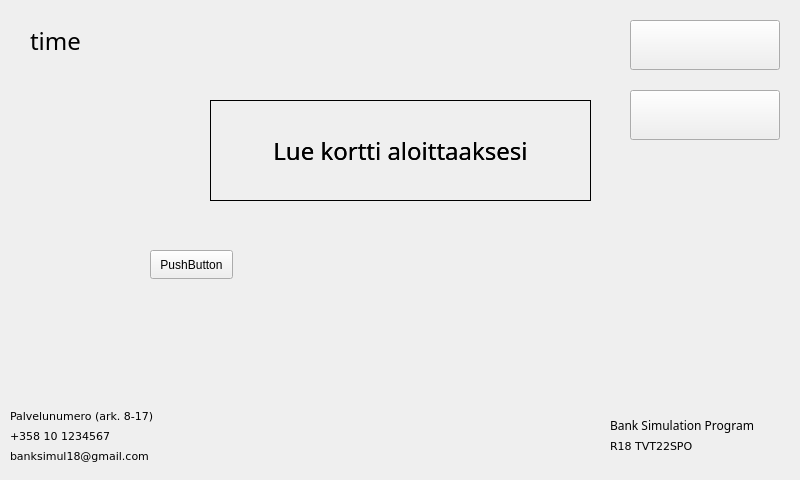
<?xml version="1.0" encoding="UTF-8"?>
<ui version="4.0">
 <class>StartWindow</class>
 <widget class="QMainWindow" name="StartWindow">
  <property name="windowModality">
   <enum>Qt::WindowModal</enum>
  </property>
  <property name="geometry">
   <rect>
    <x>0</x>
    <y>0</y>
    <width>800</width>
    <height>480</height>
   </rect>
  </property>
  <property name="minimumSize">
   <size>
    <width>800</width>
    <height>480</height>
   </size>
  </property>
  <property name="maximumSize">
   <size>
    <width>800</width>
    <height>480</height>
   </size>
  </property>
  <property name="font">
   <font>
    <bold>false</bold>
   </font>
  </property>
  <property name="windowTitle">
   <string>MainWindow</string>
  </property>
  <property name="styleSheet">
   <string notr="true"/>
  </property>
  <widget class="QWidget" name="centralwidget">
   <widget class="QLabel" name="labelInfo">
    <property name="geometry">
     <rect>
      <x>210</x>
      <y>100</y>
      <width>381</width>
      <height>101</height>
     </rect>
    </property>
    <property name="font">
     <font>
      <family>Verdana Pro</family>
      <pointsize>18</pointsize>
      <bold>false</bold>
     </font>
    </property>
    <property name="styleSheet">
     <string notr="true"/>
    </property>
    <property name="frameShape">
     <enum>QFrame::Box</enum>
    </property>
    <property name="frameShadow">
     <enum>QFrame::Plain</enum>
    </property>
    <property name="text">
     <string>Lue kortti aloittaaksesi</string>
    </property>
    <property name="alignment">
     <set>Qt::AlignCenter</set>
    </property>
   </widget>
   <widget class="QPushButton" name="buttonLangFI">
    <property name="geometry">
     <rect>
      <x>630</x>
      <y>20</y>
      <width>150</width>
      <height>50</height>
     </rect>
    </property>
    <property name="styleSheet">
     <string notr="true">QPushButton{
	color: rgba(255, 1, 1, 0);
    qproperty-icon: url(:/exeimgs/suomenlippu.png);
    background-repeat: no-repeat;
    background-position: center;
	background-image: url(:/exeimgs/button150x50.jpg);
}</string>
    </property>
    <property name="text">
     <string>fi</string>
    </property>
    <property name="iconSize">
     <size>
      <width>35</width>
      <height>35</height>
     </size>
    </property>
    <attribute name="buttonGroup">
     <string notr="true">buttonGroupLang</string>
    </attribute>
   </widget>
   <widget class="QPushButton" name="buttonLangEN">
    <property name="geometry">
     <rect>
      <x>630</x>
      <y>90</y>
      <width>150</width>
      <height>50</height>
     </rect>
    </property>
    <property name="layoutDirection">
     <enum>Qt::LeftToRight</enum>
    </property>
    <property name="styleSheet">
     <string notr="true">QPushButton{
	color: rgba(255, 1, 1, 0);
    qproperty-icon: url(:/exeimgs/englanninlippu.jpg);
    background-repeat: no-repeat;
    background-position: center;
	background-image: url(:/exeimgs/button150x50.jpg);
}</string>
    </property>
    <property name="text">
     <string>en</string>
    </property>
    <property name="iconSize">
     <size>
      <width>35</width>
      <height>35</height>
     </size>
    </property>
    <attribute name="buttonGroup">
     <string notr="true">buttonGroupLang</string>
    </attribute>
   </widget>
   <widget class="QLabel" name="labelLangInfo">
    <property name="geometry">
     <rect>
      <x>610</x>
      <y>410</y>
      <width>221</width>
      <height>31</height>
     </rect>
    </property>
    <property name="font">
     <font>
      <family>Verdana Pro Cond Semibold</family>
      <pointsize>9</pointsize>
      <bold>false</bold>
     </font>
    </property>
    <property name="text">
     <string>Bank Simulation Program</string>
    </property>
   </widget>
   <widget class="QLabel" name="labelLangInfo_2">
    <property name="geometry">
     <rect>
      <x>610</x>
      <y>430</y>
      <width>251</width>
      <height>31</height>
     </rect>
    </property>
    <property name="font">
     <font>
      <family>Verdana</family>
      <pointsize>8</pointsize>
      <bold>false</bold>
     </font>
    </property>
    <property name="text">
     <string>R18 TVT22SPO</string>
    </property>
   </widget>
   <widget class="QLabel" name="labelTime">
    <property name="geometry">
     <rect>
      <x>30</x>
      <y>20</y>
      <width>201</width>
      <height>41</height>
     </rect>
    </property>
    <property name="font">
     <font>
      <family>Verdana Pro</family>
      <pointsize>18</pointsize>
      <bold>false</bold>
     </font>
    </property>
    <property name="text">
     <string>time</string>
    </property>
   </widget>
   <widget class="QLabel" name="labelInfo2">
    <property name="geometry">
     <rect>
      <x>210</x>
      <y>100</y>
      <width>381</width>
      <height>101</height>
     </rect>
    </property>
    <property name="font">
     <font>
      <family>Verdana Pro</family>
      <pointsize>18</pointsize>
      <bold>false</bold>
     </font>
    </property>
    <property name="styleSheet">
     <string notr="true"/>
    </property>
    <property name="frameShape">
     <enum>QFrame::NoFrame</enum>
    </property>
    <property name="frameShadow">
     <enum>QFrame::Raised</enum>
    </property>
    <property name="text">
     <string>Lue kortti aloittaaksesi</string>
    </property>
    <property name="alignment">
     <set>Qt::AlignCenter</set>
    </property>
   </widget>
   <widget class="QLabel" name="labelPhoneInfo">
    <property name="geometry">
     <rect>
      <x>10</x>
      <y>400</y>
      <width>291</width>
      <height>31</height>
     </rect>
    </property>
    <property name="font">
     <font>
      <family>Verdana</family>
      <pointsize>8</pointsize>
      <bold>false</bold>
     </font>
    </property>
    <property name="text">
     <string>Palvelunumero (ark. 8-17)</string>
    </property>
   </widget>
   <widget class="QLabel" name="labelLangInfo_4">
    <property name="geometry">
     <rect>
      <x>10</x>
      <y>420</y>
      <width>291</width>
      <height>31</height>
     </rect>
    </property>
    <property name="font">
     <font>
      <family>Verdana</family>
      <pointsize>8</pointsize>
      <bold>false</bold>
     </font>
    </property>
    <property name="text">
     <string>+358 10 1234567</string>
    </property>
   </widget>
   <widget class="QLabel" name="labelLangInfo_5">
    <property name="geometry">
     <rect>
      <x>10</x>
      <y>440</y>
      <width>291</width>
      <height>31</height>
     </rect>
    </property>
    <property name="font">
     <font>
      <family>Verdana</family>
      <pointsize>8</pointsize>
      <bold>false</bold>
     </font>
    </property>
    <property name="text">
     <string>banksimul18@gmail.com</string>
    </property>
   </widget>
   <widget class="QWidget" name="widget" native="true">
    <property name="geometry">
     <rect>
      <x>0</x>
      <y>0</y>
      <width>801</width>
      <height>481</height>
     </rect>
    </property>
    <property name="styleSheet">
     <string notr="true">background-image: url(:/exeimgs/blueblue.jpg);
background-repeat: no-repeat;
background-position: center;
</string>
    </property>
    <widget class="QPushButton" name="buttonOhitaKortti">
     <property name="geometry">
      <rect>
       <x>150</x>
       <y>250</y>
       <width>83</width>
       <height>29</height>
      </rect>
     </property>
     <property name="text">
      <string>PushButton</string>
     </property>
    </widget>
   </widget>
   <zorder>widget</zorder>
   <zorder>labelInfo</zorder>
   <zorder>buttonLangFI</zorder>
   <zorder>buttonLangEN</zorder>
   <zorder>labelLangInfo</zorder>
   <zorder>labelLangInfo_2</zorder>
   <zorder>labelTime</zorder>
   <zorder>labelInfo2</zorder>
   <zorder>labelPhoneInfo</zorder>
   <zorder>labelLangInfo_4</zorder>
   <zorder>labelLangInfo_5</zorder>
  </widget>
 </widget>
 <resources/>
 <connections/>
 <buttongroups>
  <buttongroup name="buttonGroupLang"/>
 </buttongroups>
</ui>
